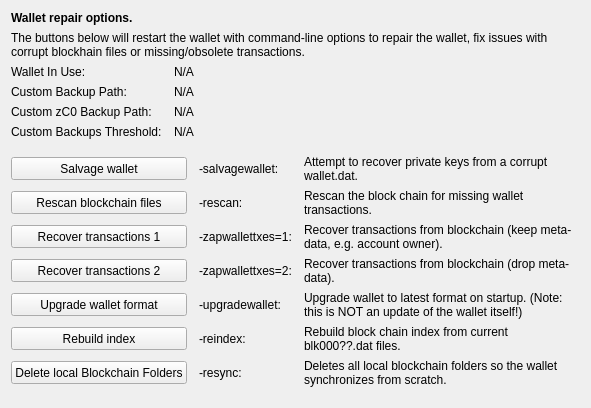
     <widget class="QWidget" name="tab_repair">
      <attribute name="title">
       <string>&amp;Wallet Repair</string>
      </attribute>
      <layout class="QGridLayout" name="gridLayout_4" columnstretch="0,0,0,0">
       <property name="horizontalSpacing">
        <number>12</number>
       </property>
       <item row="0" column="0" colspan="4">
        <widget class="QLabel" name="label_repair_header">
         <property name="font">
          <font>
           <weight>75</weight>
           <bold>true</bold>
          </font>
         </property>
         <property name="text">
          <string>Wallet repair options.</string>
         </property>
        </widget>
       </item>
       <item row="1" column="0" colspan="4">
        <widget class="QLabel" name="label_repair_helptext">
         <property name="font">
          <font>
           <weight>50</weight>
           <bold>false</bold>
          </font>
         </property>
         <property name="text">
          <string>The buttons below will restart the wallet with command-line options to repair the wallet, fix issues with corrupt blockhain files or missing/obsolete transactions.</string>
         </property>
         <property name="wordWrap">
          <bool>true</bool>
         </property>
        </widget>
       </item>
       <item row="2" column="0">
        <widget class="QLabel" name="wallet_path_label">
         <property name="text">
          <string>Wallet In Use:</string>
         </property>
        </widget>
       </item>
       <item row="2" column="1" colspan="3">
        <widget class="QLabel" name="wallet_path">
         <property name="cursor">
          <cursorShape>IBeamCursor</cursorShape>
         </property>
         <property name="text">
          <string>N/A</string>
         </property>
         <property name="textFormat">
          <enum>Qt::PlainText</enum>
         </property>
         <property name="textInteractionFlags">
          <set>Qt::LinksAccessibleByMouse|Qt::TextSelectableByKeyboard|Qt::TextSelectableByMouse</set>
         </property>
        </widget>
       </item>
       <item row="3" column="0">
        <widget class="QLabel" name="wallet_custombackuppath_label">
         <property name="text">
          <string>Custom Backup Path:</string>
         </property>
         <property name="visible">
          <bool>false</bool>
         </property>
        </widget>
       </item>
       <item row="3" column="1" colspan="3">
        <widget class="QLabel" name="wallet_custombackuppath">
         <property name="cursor">
          <cursorShape>IBeamCursor</cursorShape>
         </property>
         <property name="text">
          <string>N/A</string>
         </property>
         <property name="textFormat">
          <enum>Qt::PlainText</enum>
         </property>
         <property name="textInteractionFlags">
          <set>Qt::LinksAccessibleByMouse|Qt::TextSelectableByKeyboard|Qt::TextSelectableByMouse</set>
         </property>
         <property name="visible">
          <bool>false</bool>
         </property>
        </widget>
       </item>
       <item row="4" column="0">
        <widget class="QLabel" name="wallet_customzpivbackuppath_label">
         <property name="text">
          <string>Custom zC0 Backup Path:</string>
         </property>
         <property name="visible">
          <bool>false</bool>
         </property>
        </widget>
       </item>
       <item row="4" column="1" colspan="3">
        <widget class="QLabel" name="wallet_customzpivbackuppath">
         <property name="cursor">
          <cursorShape>IBeamCursor</cursorShape>
         </property>
         <property name="text">
          <string>N/A</string>
         </property>
         <property name="textFormat">
          <enum>Qt::PlainText</enum>
         </property>
         <property name="textInteractionFlags">
          <set>Qt::LinksAccessibleByMouse|Qt::TextSelectableByKeyboard|Qt::TextSelectableByMouse</set>
         </property>
         <property name="visible">
          <bool>false</bool>
         </property>
        </widget>
       </item>
       <item row="5" column="0">
        <widget class="QLabel" name="wallet_custombackupthreshold_label">
         <property name="text">
          <string>Custom Backups Threshold:</string>
         </property>
         <property name="visible">
          <bool>false</bool>
         </property>
        </widget>
       </item>
       <item row="5" column="1" colspan="3">
        <widget class="QLabel" name="wallet_custombackupthreshold">
         <property name="cursor">
          <cursorShape>IBeamCursor</cursorShape>
         </property>
         <property name="text">
          <string>N/A</string>
         </property>
         <property name="textFormat">
          <enum>Qt::PlainText</enum>
         </property>
         <property name="textInteractionFlags">
          <set>Qt::LinksAccessibleByMouse|Qt::TextSelectableByKeyboard|Qt::TextSelectableByMouse</set>
         </property>
         <property name="visible">
          <bool>false</bool>
         </property>
        </widget>
       </item>
       <item row="6" column="0">
        <spacer name="verticalSpacer_repair1">
         <property name="orientation">
          <enum>Qt::Vertical</enum>
         </property>
         <property name="sizeHint" stdset="0">
          <size>
           <width>10</width>
           <height>10</height>
          </size>
         </property>
        </spacer>
       </item>
       <item row="7" column="0" colspan="2">
        <widget class="QPushButton" name="btn_salvagewallet">
         <property name="minimumSize">
          <size>
           <width>100</width>
           <height>23</height>
          </size>
         </property>
         <property name="text">
          <string>Salvage wallet</string>
         </property>
        </widget>
       </item>
       <item row="7" column="2">
        <widget class="QLabel" name="label_repair_salvage_command">
         <property name="text">
          <string notr="true">-salvagewallet:</string>
         </property>
        </widget>
       </item>
       <item row="7" column="3">
        <widget class="QLabel" name="label_repair_salvage">
         <property name="text">
          <string>Attempt to recover private keys from a corrupt wallet.dat.</string>
         </property>
         <property name="wordWrap">
          <bool>true</bool>
         </property>
        </widget>
       </item>
       <item row="8" column="0" colspan="2">
        <widget class="QPushButton" name="btn_rescan">
         <property name="minimumSize">
          <size>
           <width>100</width>
           <height>23</height>
          </size>
         </property>
         <property name="text">
          <string>Rescan blockchain files</string>
         </property>
        </widget>
       </item>
       <item row="8" column="2">
        <widget class="QLabel" name="label_repair_rescan_command">
         <property name="text">
          <string notr="true">-rescan:</string>
         </property>
        </widget>
       </item>
       <item row="8" column="3">
        <widget class="QLabel" name="label_repair_rescan">
         <property name="text">
          <string>Rescan the block chain for missing wallet transactions.</string>
         </property>
         <property name="wordWrap">
          <bool>true</bool>
         </property>
        </widget>
       </item>
       <item row="9" column="0" colspan="2">
        <widget class="QPushButton" name="btn_zapwallettxes1">
         <property name="minimumSize">
          <size>
           <width>100</width>
           <height>23</height>
          </size>
         </property>
         <property name="text">
          <string>Recover transactions 1</string>
         </property>
        </widget>
       </item>
       <item row="9" column="2">
        <widget class="QLabel" name="label_repair_zap1_command">
         <property name="text">
          <string notr="true">-zapwallettxes=1:</string>
         </property>
        </widget>
       </item>
       <item row="9" column="3">
        <widget class="QLabel" name="label_repair_zap1">
         <property name="text">
          <string>Recover transactions from blockchain (keep meta-data, e.g. account owner).</string>
         </property>
         <property name="wordWrap">
          <bool>true</bool>
         </property>
        </widget>
       </item>
       <item row="10" column="0" colspan="2">
        <widget class="QPushButton" name="btn_zapwallettxes2">
         <property name="minimumSize">
          <size>
           <width>100</width>
           <height>23</height>
          </size>
         </property>
         <property name="text">
          <string>Recover transactions 2</string>
         </property>
        </widget>
       </item>
       <item row="10" column="2">
        <widget class="QLabel" name="label_repair_zap2_command">
         <property name="text">
          <string notr="true">-zapwallettxes=2:</string>
         </property>
        </widget>
       </item>
       <item row="10" column="3">
        <widget class="QLabel" name="label_repair_zap2">
         <property name="text">
          <string>Recover transactions from blockchain (drop meta-data).</string>
         </property>
         <property name="wordWrap">
          <bool>true</bool>
         </property>
        </widget>
       </item>
       <item row="11" column="0" colspan="2">
        <widget class="QPushButton" name="btn_upgradewallet">
         <property name="minimumSize">
          <size>
           <width>100</width>
           <height>23</height>
          </size>
         </property>
         <property name="text">
          <string>Upgrade wallet format</string>
         </property>
        </widget>
       </item>
       <item row="11" column="2">
        <widget class="QLabel" name="label_repair_upgrade_command">
         <property name="text">
          <string notr="true">-upgradewallet:</string>
         </property>
        </widget>
       </item>
       <item row="11" column="3">
        <widget class="QLabel" name="label_repair_upgrade">
         <property name="text">
          <string>Upgrade wallet to latest format on startup. (Note: this is NOT an update of the wallet itself!)</string>
         </property>
         <property name="wordWrap">
          <bool>true</bool>
         </property>
        </widget>
       </item>
       <item row="12" column="0" colspan="2">
        <widget class="QPushButton" name="btn_reindex">
         <property name="minimumSize">
          <size>
           <width>100</width>
           <height>23</height>
          </size>
         </property>
         <property name="text">
          <string>Rebuild index</string>
         </property>
        </widget>
       </item>
       <item row="12" column="2">
        <widget class="QLabel" name="label_repair_reindex_command">
         <property name="text">
          <string notr="true">-reindex:</string>
         </property>
        </widget>
       </item>
       <item row="12" column="3">
        <widget class="QLabel" name="label_repair_reindex">
         <property name="text">
          <string>Rebuild block chain index from current blk000??.dat files.</string>
         </property>
         <property name="wordWrap">
          <bool>true</bool>
         </property>
        </widget>
       </item>
       <item row="13" column="0" colspan="2">
        <widget class="QPushButton" name="btn_resync">
         <property name="minimumSize">
          <size>
           <width>100</width>
           <height>23</height>
          </size>
         </property>
         <property name="text">
          <string>Delete local Blockchain Folders</string>
         </property>
        </widget>
       </item>
       <item row="13" column="2">
        <widget class="QLabel" name="label_repair_resync_command">
         <property name="text">
          <string>-resync:</string>
         </property>
        </widget>
       </item>
       <item row="13" column="3">
        <widget class="QLabel" name="label_repair_resync">
         <property name="text">
          <string>Deletes all local blockchain folders so the wallet synchronizes from scratch.</string>
         </property>
         <property name="wordWrap">
          <bool>true</bool>
         </property>
        </widget>
       </item>
       <item row="14" column="0">
        <spacer name="verticalSpacer_repair2">
         <property name="orientation">
          <enum>Qt::Vertical</enum>
         </property>
         <property name="sizeHint" stdset="0">
          <size>
           <width>20</width>
           <height>10</height>
          </size>
         </property>
        </spacer>
       </item>
      </layout>
     </widget>
